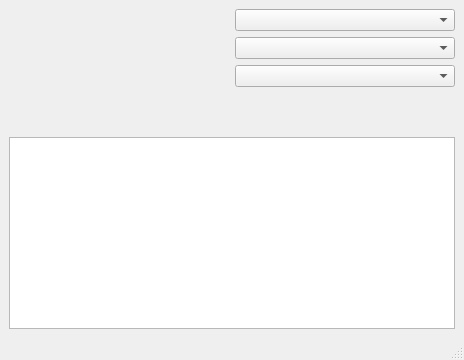
<?xml version="1.0" encoding="UTF-8"?>
<ui version="4.0">
 <class>revisionClusterTest</class>
 <widget class="QMainWindow" name="revisionClusterTest">
  <property name="geometry">
   <rect>
    <x>0</x>
    <y>0</y>
    <width>464</width>
    <height>360</height>
   </rect>
  </property>
  <property name="windowTitle">
   <string>Revision Cluster Test</string>
  </property>
  <widget class="QWidget" name="centralwidget">
   <layout class="QGridLayout" name="gridLayout">
    <item row="6" column="0" colspan="2">
     <widget class="XTextEdit" name="_show"/>
    </item>
    <item row="5" column="1">
     <spacer name="verticalSpacer">
      <property name="orientation">
       <enum>Qt::Vertical</enum>
      </property>
      <property name="sizeHint" stdset="0">
       <size>
        <width>20</width>
        <height>0</height>
       </size>
      </property>
     </spacer>
    </item>
    <item row="1" column="1">
     <widget class="XComboBox" name="_mode"/>
    </item>
    <item row="2" column="1">
     <widget class="XComboBox" name="_status"/>
    </item>
    <item row="3" column="1">
     <widget class="XComboBox" name="_type"/>
    </item>
    <item row="1" column="0" rowspan="5">
     <widget class="RevisionCluster" name="_widget"/>
    </item>
   </layout>
  </widget>
  <widget class="QMenuBar" name="menubar">
   <property name="geometry">
    <rect>
     <x>0</x>
     <y>0</y>
     <width>464</width>
     <height>22</height>
    </rect>
   </property>
  </widget>
  <widget class="QStatusBar" name="statusbar"/>
 </widget>
 <customwidgets>
  <customwidget>
   <class>RevisionCluster</class>
   <extends>QWidget</extends>
   <header>revisioncluster.h</header>
  </customwidget>
  <customwidget>
   <class>XComboBox</class>
   <extends>QComboBox</extends>
   <header>xcombobox.h</header>
  </customwidget>
  <customwidget>
   <class>XTextEdit</class>
   <extends>QTextEdit</extends>
   <header>xtextedit.h</header>
  </customwidget>
 </customwidgets>
 <resources/>
 <connections/>
</ui>
